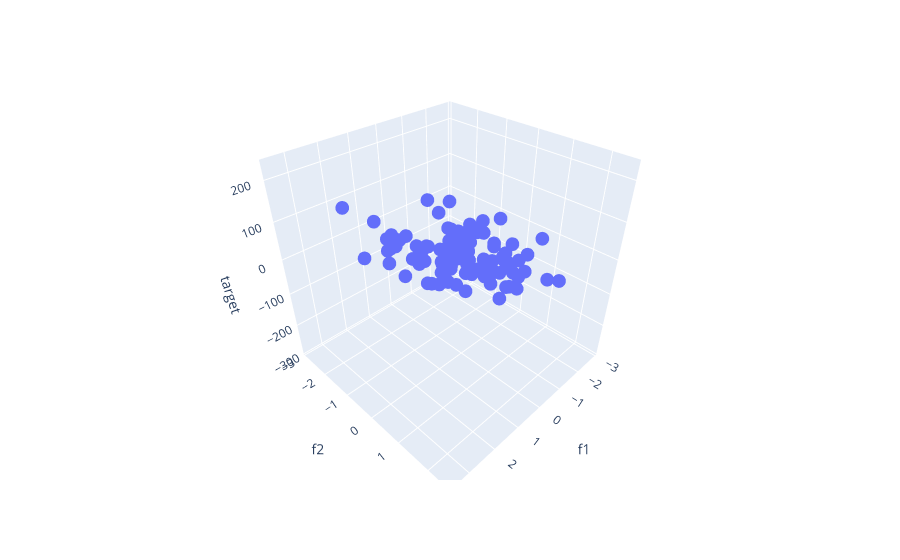

The notebook cell saved with this chart:
### Code cell
# plot the data
fig  =px.scatter_3d(df ,x='f1',y='f2',z ='target')
fig.show()
